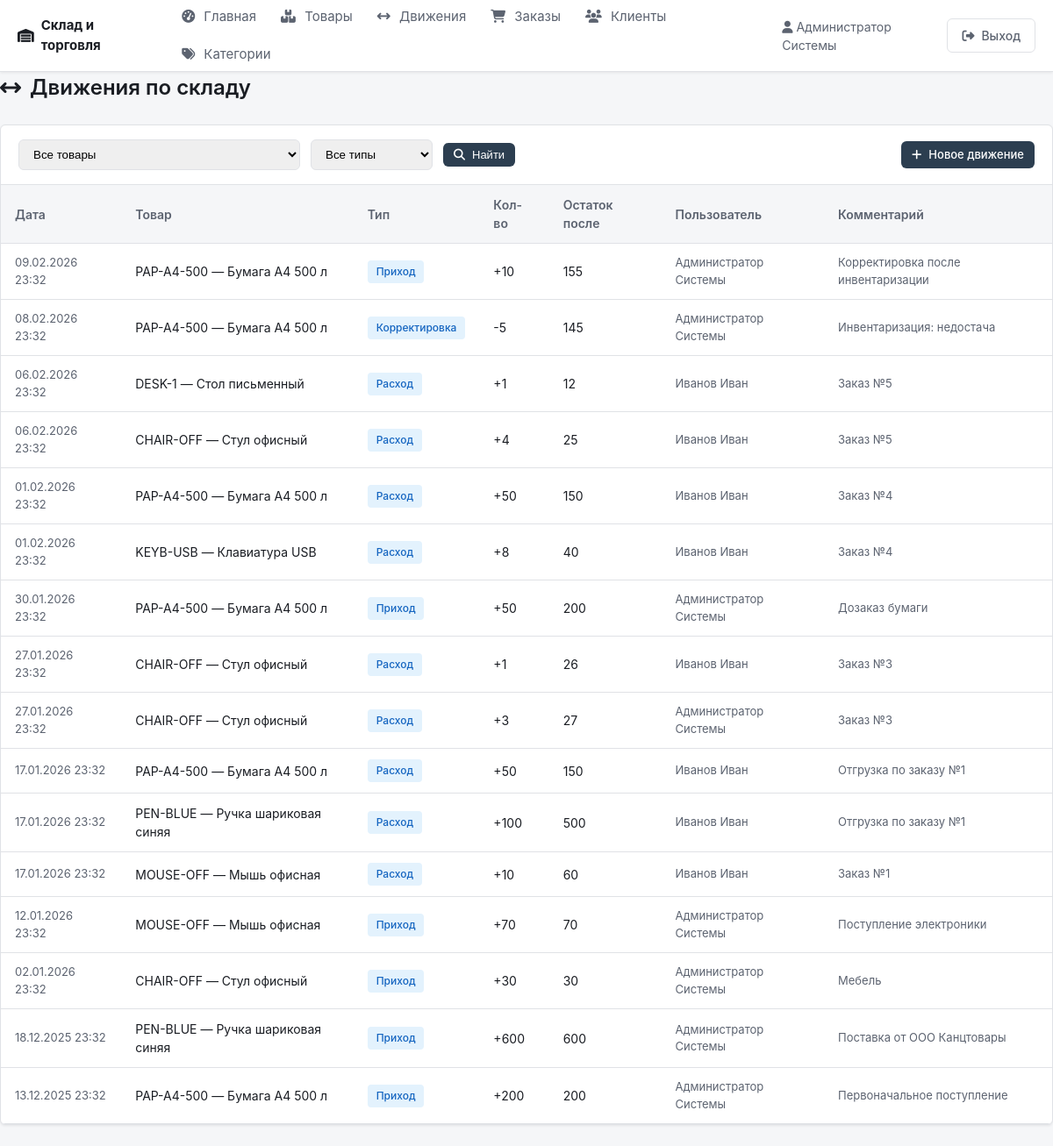
The page /movements.php (signed in) on the database its author committed.
### tables this page shows
CREATE TABLE stock_movements (
    id INT UNSIGNED AUTO_INCREMENT PRIMARY KEY,
    product_id INT UNSIGNED NOT NULL,
    type ENUM('in', 'out', 'adjust', 'sale', 'return') NOT NULL,
    quantity INT NOT NULL,
    balance_after INT NOT NULL,
    user_id INT UNSIGNED NOT NULL,
    comment VARCHAR(255) DEFAULT NULL,
    created_at DATETIME NOT NULL DEFAULT CURRENT_TIMESTAMP,
    FOREIGN KEY (product_id) REFERENCES products(id) ON DELETE CASCADE,
    FOREIGN KEY (user_id) REFERENCES users(id) ON DELETE CASCADE
);

CREATE TABLE products (
    id INT UNSIGNED AUTO_INCREMENT PRIMARY KEY,
    category_id INT UNSIGNED DEFAULT NULL,
    name VARCHAR(255) NOT NULL,
    sku VARCHAR(64) NOT NULL UNIQUE,
    unit VARCHAR(32) NOT NULL DEFAULT 'шт',
    price_buy DECIMAL(12,2) NOT NULL DEFAULT 0,
    price_sell DECIMAL(12,2) NOT NULL DEFAULT 0,
    quantity INT NOT NULL DEFAULT 0,
    min_quantity INT NOT NULL DEFAULT 0,
    created_at DATETIME NOT NULL DEFAULT CURRENT_TIMESTAMP,
    FOREIGN KEY (category_id) REFERENCES categories(id) ON DELETE SET NULL
);

CREATE TABLE users (
    id INT UNSIGNED AUTO_INCREMENT PRIMARY KEY,
    login VARCHAR(64) NOT NULL UNIQUE,
    password_hash VARCHAR(255) NOT NULL,
    full_name VARCHAR(128) NOT NULL,
    email VARCHAR(128) NOT NULL,
    role ENUM('admin', 'user') NOT NULL DEFAULT 'user',
    created_at DATETIME NOT NULL DEFAULT CURRENT_TIMESTAMP
);

### movements.php (the view, shortened to what this page needs)
<?php
$pdo = getDb();
$page = max(1, (int) ($_GET['page'] ?? 1));
$perPage = 30;
$offset = ($page - 1) * $perPage;
$sql = 'SELECT m.*, p.name AS product_name, p.sku, u.full_name AS user_name
        FROM stock_movements m
        JOIN products p ON p.id = m.product_id
        JOIN users u ON u.id = m.user_id
        WHERE 1=1';
$params = [];
$sql .= ' ORDER BY m.created_at DESC LIMIT ' . $perPage . ' OFFSET ' . $offset;
$stmt = $pdo->prepare($sql);
$stmt->execute($params);
$movements = $stmt->fetchAll(PDO::FETCH_ASSOC);
$typeLabels = ['in' => 'Приход', 'out' => 'Расход', 'adjust' => 'Корректировка', 'sale' => 'Продажа', 'return' => 'Возврат'];
require_once __DIR__ . '/includes/header.php';
?>
<h1 class="page-title"><i class="fa-solid fa-arrows-left-right"></i> Движения по складу</h1>
<div class="card">
    <div class="card-header">
        <form method="get" style="display:flex; gap:12px; flex-wrap:wrap; align-items:center;">
            <select name="product_id" style="padding:8px 12px; border:1px solid var(--border); border-radius:6px; min-width:200px;">
                <option value="">Все товары</option>
            </select>
            <select name="type" style="padding:8px 12px; border:1px solid var(--border); border-radius:6px;">
                <option value="">Все типы</option>
            </select>
            <button type="submit" class="btn btn-primary btn-sm"><i class="fa-solid fa-magnifying-glass"></i> Найти</button>
        </form>
        <a href="/po_alina/movement_add.php" class="btn btn-primary btn-sm"><i class="fa-solid fa-plus"></i> Новое движение</a>
    </div>
    <div class="table-wrap">
        <table>
            <thead>
                <tr>
                    <th>Дата</th>
                    <th>Товар</th>
                    <th>Тип</th>
                    <th>Кол-во</th>
                    <th>Остаток после</th>
                    <th>Пользователь</th>
                    <th>Комментарий</th>
                </tr>
            </thead>
            <tbody>
                <?php foreach ($movements as $m): ?>
                <tr>
                    <td class="text-muted"><?= date('d.m.Y H:i', strtotime($m['created_at'])) ?></td>
                    <td><?= htmlspecialchars($m['sku']) ?> — <?= htmlspecialchars($m['product_name']) ?></td>
                    <td><span class="badge badge-info"><?= $typeLabels[$m['type']] ?? $m['type'] ?></span></td>
                    <td><?= $m['quantity'] > 0 ? '+' : '' ?><?= $m['quantity'] ?></td>
                    <td><?= (int) $m['balance_after'] ?></td>
                    <td class="text-muted"><?= htmlspecialchars($m['user_name']) ?></td>
                    <td class="text-muted"><?= htmlspecialchars($m['comment'] ?: '—') ?></td>
                </tr>
                <?php endforeach; ?>
            </tbody>
        </table>
    </div>
</div>
<?php require_once __DIR__ . '/includes/footer.php'; ?>

### assets/css/style.css (style rules this page uses)
:root { --bg: #f5f6f8; --surface: #ffffff; --border: #e0e2e6; --text: #1a1d23; --text-muted: #5c6370; --primary: #2c3e50; --primary-hover: #1a252f; --accent: #3498db; --accent-hover: #2980b9; --success: #27ae60; --error: #c0392b; --warning: #d35400; --shadow: 0 1px 3px rgba(0,0,0,0.08); --radius: 6px; }
* { box-sizing: border-box; }
body { margin: 0; font-family: -apple-system, BlinkMacSystemFont, 'Segoe UI', Roboto, 'Helvetica Neue', Arial, sans-serif; font-size: 15px; line-height: 1.5; color: var(--text); background: var(--bg); min-height: 100vh; }
a { color: var(--accent); text-decoration: none; }
.btn { display: inline-flex; align-items: center; gap: 8px; padding: 8px 16px; border-radius: var(--radius); font-size: 14px; font-weight: 500; border: none; cursor: pointer; text-decoration: none; transition: background 0.15s, color 0.15s; }
.btn-primary { background: var(--primary); color: #fff; }
.btn-sm { padding: 6px 12px; font-size: 13px; }
.page-title { margin: 0 0 24px; font-size: 24px; font-weight: 600; color: var(--text); display: flex; align-items: center; gap: 10px; }
.card { background: var(--surface); border: 1px solid var(--border); border-radius: var(--radius); box-shadow: var(--shadow); overflow: hidden; margin-bottom: 24px; }
.card-header { padding: 16px 20px; border-bottom: 1px solid var(--border); display: flex; align-items: center; justify-content: space-between; flex-wrap: wrap; gap: 12px; }
.table-wrap { overflow-x: auto; }
table { width: 100%; border-collapse: collapse; font-size: 14px; }
th, td { padding: 12px 16px; text-align: left; border-bottom: 1px solid var(--border); }
th { background: var(--bg); font-weight: 600; color: var(--text-muted); }
.badge { display: inline-block; padding: 4px 10px; border-radius: 4px; font-size: 12px; font-weight: 500; }
.badge-info { background: #e3f2fd; color: #1565c0; }
.text-muted { color: var(--text-muted); font-size: 13px; }

### rows shown on the page
stock_movements: created_at "09.02.2026 23:32", product.sku "PAP-A4-500", product.name "Бумага А4 500 л", type "Приход", quantity "10", balance_after "155", user.full_name "Администратор Системы", comment "Корректировка после инвентаризации"
stock_movements: created_at "08.02.2026 23:32", product.sku "PAP-A4-500", product.name "Бумага А4 500 л", type "Корректировка", quantity "-5", balance_after "145", user.full_name "Администратор Системы", comment "Инвентаризация: недостача"
stock_movements: created_at "06.02.2026 23:32", product.sku "DESK-1", product.name "Стол письменный", type "Расход", quantity "1", balance_after "12", user.full_name "Иванов Иван", comment "Заказ №5"
stock_movements: created_at "06.02.2026 23:32", product.sku "CHAIR-OFF", product.name "Стул офисный", type "Расход", quantity "4", balance_after "25", user.full_name "Иванов Иван", comment "Заказ №5"
stock_movements: created_at "01.02.2026 23:32", product.sku "PAP-A4-500", product.name "Бумага А4 500 л", type "Расход", quantity "50", balance_after "150", user.full_name "Иванов Иван", comment "Заказ №4"
stock_movements: created_at "01.02.2026 23:32", product.sku "KEYB-USB", product.name "Клавиатура USB", type "Расход", quantity "8", balance_after "40", user.full_name "Иванов Иван", comment "Заказ №4"
stock_movements: created_at "30.01.2026 23:32", product.sku "PAP-A4-500", product.name "Бумага А4 500 л", type "Приход", quantity "50", balance_after "200", user.full_name "Администратор Системы", comment "Дозаказ бумаги"
stock_movements: created_at "27.01.2026 23:32", product.sku "CHAIR-OFF", product.name "Стул офисный", type "Расход", quantity "1", balance_after "26", user.full_name "Иванов Иван", comment "Заказ №3"
stock_movements: created_at "27.01.2026 23:32", product.sku "CHAIR-OFF", product.name "Стул офисный", type "Расход", quantity "3", balance_after "27", user.full_name "Администратор Системы", comment "Заказ №3"
stock_movements: created_at "17.01.2026 23:32", product.sku "PAP-A4-500", product.name "Бумага А4 500 л", type "Расход", quantity "50", balance_after "150", user.full_name "Иванов Иван", comment "Отгрузка по заказу №1"
stock_movements: created_at "17.01.2026 23:32", product.sku "PEN-BLUE", product.name "Ручка шариковая синяя", type "Расход", quantity "100", balance_after "500", user.full_name "Иванов Иван", comment "Отгрузка по заказу №1"
stock_movements: created_at "17.01.2026 23:32", product.sku "MOUSE-OFF", product.name "Мышь офисная", type "Расход", quantity "10", balance_after "60", user.full_name "Иванов Иван", comment "Заказ №1"
stock_movements: created_at "12.01.2026 23:32", product.sku "MOUSE-OFF", product.name "Мышь офисная", type "Приход", quantity "70", balance_after "70", user.full_name "Администратор Системы", comment "Поступление электроники"
stock_movements: created_at "02.01.2026 23:32", product.sku "CHAIR-OFF", product.name "Стул офисный", type "Приход", quantity "30", balance_after "30", user.full_name "Администратор Системы", comment "Мебель"
stock_movements: created_at "18.12.2025 23:32", product.sku "PEN-BLUE", product.name "Ручка шариковая синяя", type "Приход", quantity "600", balance_after "600", user.full_name "Администратор Системы", comment "Поставка от ООО Канцтовары"
stock_movements: created_at "13.12.2025 23:32", product.sku "PAP-A4-500", product.name "Бумага А4 500 л", type "Приход", quantity "200", balance_after "200", user.full_name "Администратор Системы", comment "Первоначальное поступление"

### other values the page prints
currentUser()['full_name'] "Администратор Системы"
